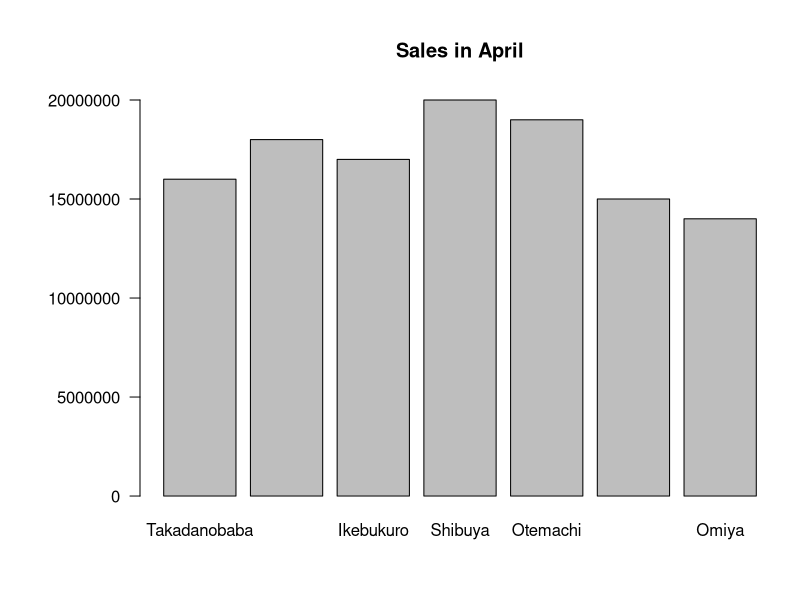

This chart was generated by the following R code:
# Read csv
df <- read.csv("SalesData.csv", stringsAsFactors = FALSE)

options(scipen = 100)

png("barchart.png", width = 800, height = 600)

par(mar = c(5, 7, 5, 1))

barplot(
  height    = df$April,
  names.arg = df$store.name,
  main      = "Sales in April",
  las       = 1
)

dev.off()
